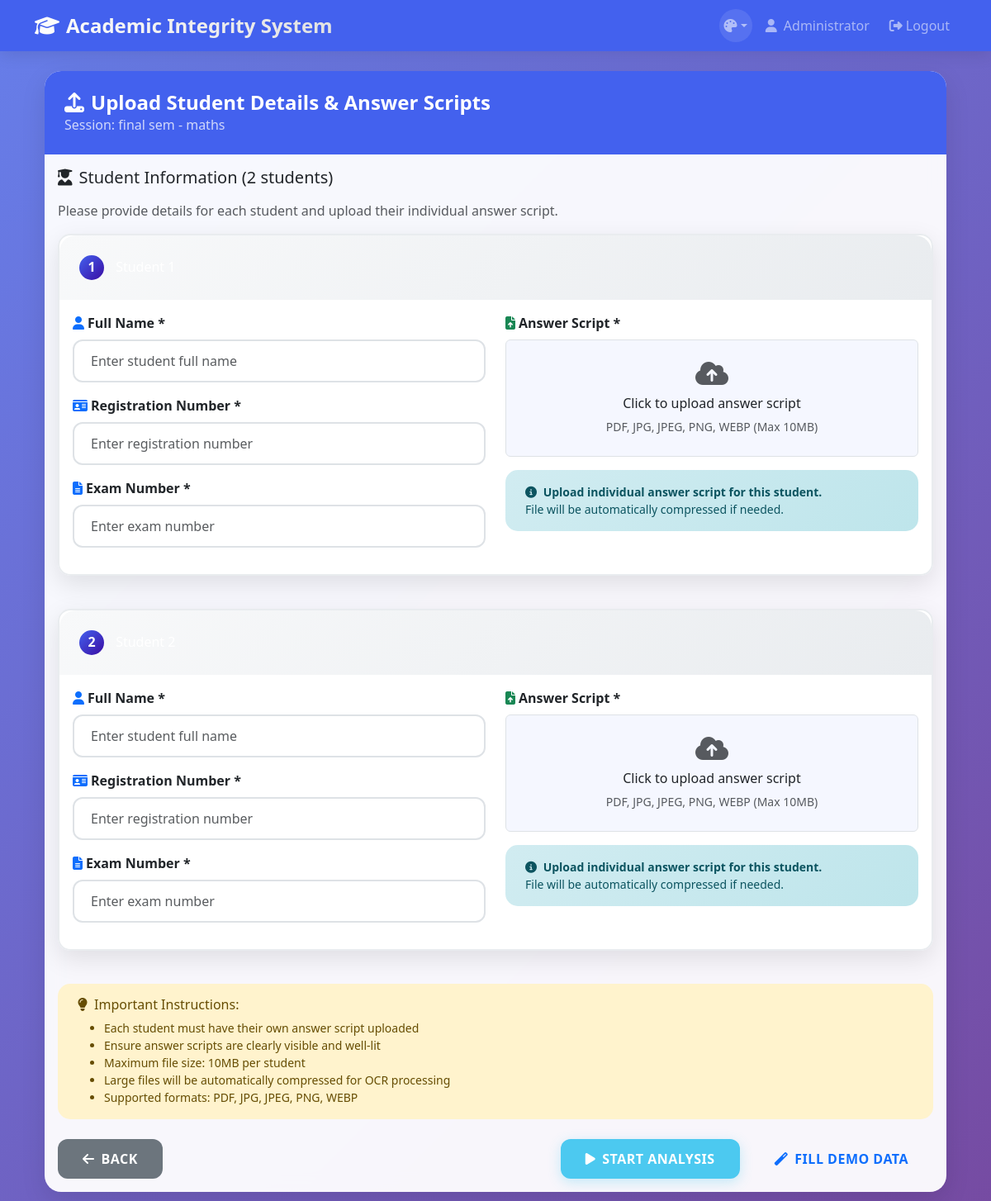
Page /upload_scripts/1 (signed in) on the earlier database version.
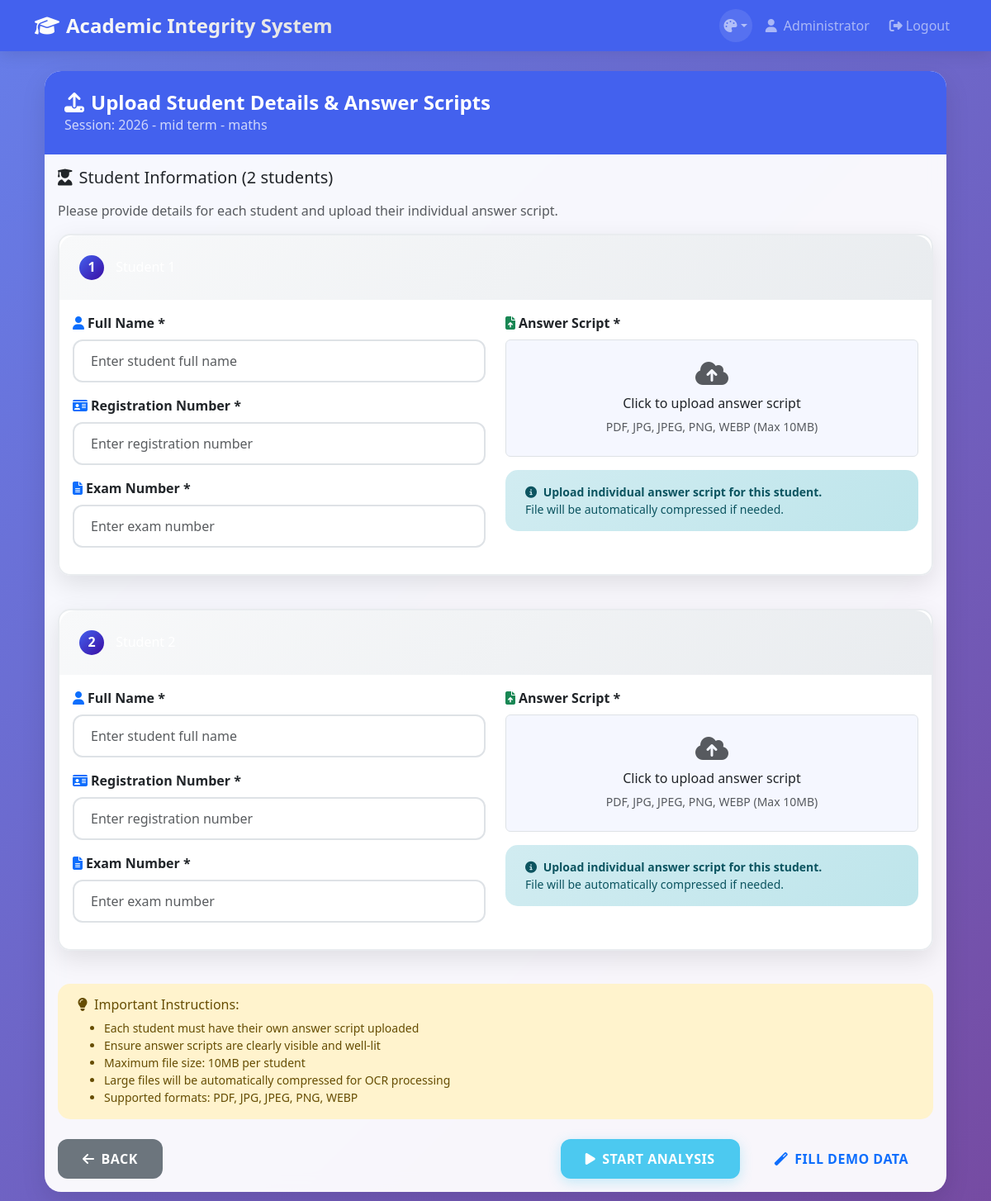
Same page on the later database version.
### models.py (models this page shows)
class AnalysisSession(db.Model):
    id = db.Column(db.Integer, primary_key=True)
    user_id = db.Column(db.Integer, db.ForeignKey('user.id'), nullable=False)
    session_name = db.Column(db.String(200), nullable=False)
    subject_name = db.Column(db.String(100), nullable=False)
    created_at = db.Column(db.DateTime, default=datetime.utcnow)
    user = db.relationship('User', backref=db.backref('sessions', lazy=True))
    students = db.relationship('Student', backref='session', lazy=True, cascade='all, delete-orphan')
    results = db.relationship('AnalysisResult', backref='session', lazy=True, cascade='all, delete-orphan')

### app.py (the view, shortened to what this page needs)
@app.route('/upload_scripts/<int:session_id>', methods=['GET', 'POST'])
@login_required
def upload_scripts(session_id):
    session = AnalysisSession.query.get_or_404(session_id)
    num_students = request.args.get('num_students', 2, type=int)
    return render_template('upload_scripts.html', session=session, num_students=num_students)

### app.py (called while the page is built)
@login_manager.user_loader
def load_user(user_id):
    return User.query.get(int(user_id))

### Templates/upload_scripts.html (shortened to what the changed rows need)
{% extends "base.html" %}
{% block content %}
<div class="container-fluid">
    <div class="row">
        <div class="col-12">
            <div class="card">
                <div class="card-header">
                    <h4 class="mb-0"><i class="fas fa-upload me-2"></i>Upload Student Details & Answer Scripts</h4>
                    <p class="mb-0 opacity-75">Session: {{ session.session_name }} - {{ session.subject_name }}</p>
                </div>
            </div>
        </div>
    </div>
</div>
{% endblock %}

Differences in the rows shown:
changed AnalysisSession "maths": session_name "final sem" → "2026 - mid term"
